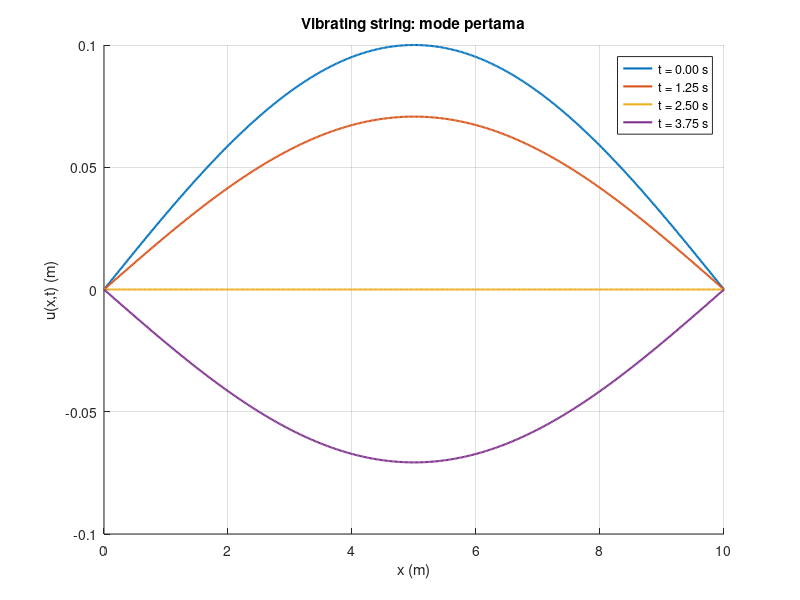
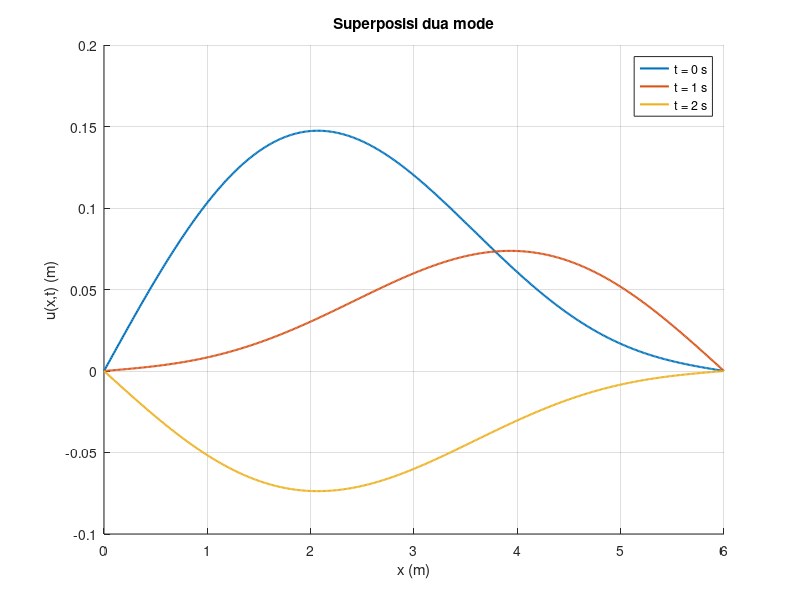
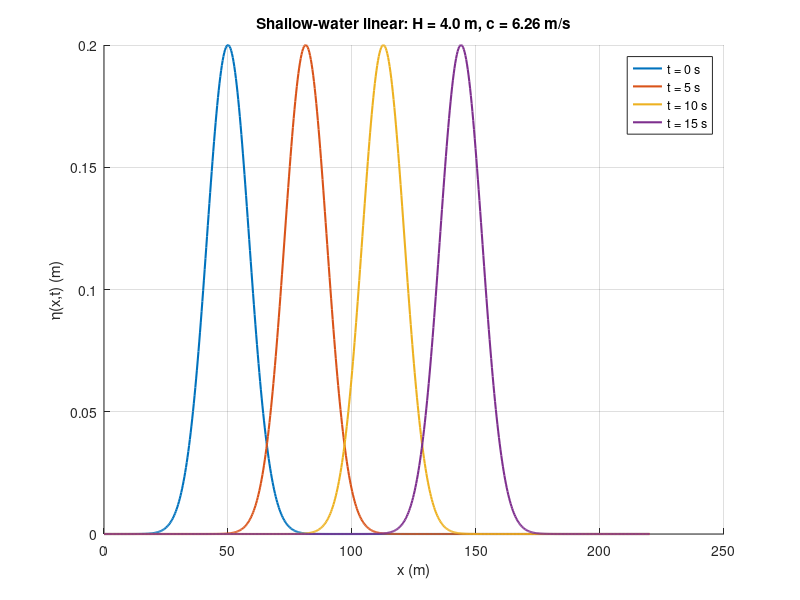

Reproduce these figures in MATLAB, in order.
%% MA25-31018 - Pertemuan 9
% Visualisasi solusi analitik persamaan gelombang
clear; close all; clc;

%% 1) Vibrating string: satu mode
L = 10;      % m
c = 2;       % m/s
A = 0.1;     % m
x = linspace(0,L,500);
times = [0 1.25 2.5 3.75];

figure;
hold on;
for t = times
    u = A*sin(pi*x/L).*cos(pi*c*t/L);
    plot(x,u,'LineWidth',1.5,'DisplayName',sprintf('t = %.2f s',t));
end
xlabel('x (m)'); ylabel('u(x,t) (m)');
title('Vibrating string: mode pertama');
grid on; legend('Location','best');

%% 2) Latihan: superposisi dua mode
L = 6; c = 2;
x = linspace(0,L,500);
times = [0 1 2];

figure;
hold on;
for t = times
    u = 0.12*sin(pi*x/L).*cos(pi*t/3) ...
      + 0.05*sin(2*pi*x/L).*cos(2*pi*t/3);
    plot(x,u,'LineWidth',1.5,'DisplayName',sprintf('t = %.0f s',t));
end
xlabel('x (m)'); ylabel('u(x,t) (m)');
title('Superposisi dua mode');
grid on; legend('Location','best');

%% 3) Gelombang air dangkal linear - pulsa ke kanan
H = 4;       % m
g = 9.81;    % m/s^2
c = sqrt(g*H);
x = linspace(0,220,700);
times = [0 5 10 15];

figure;
hold on;
for t = times
    eta = 0.2*exp(-((x - 50 - c*t)/12).^2);
    plot(x,eta,'LineWidth',1.5,'DisplayName',sprintf('t = %.0f s',t));
end
xlabel('x (m)'); ylabel('\eta(x,t) (m)');
title(sprintf('Shallow-water linear: H = %.1f m, c = %.2f m/s',H,c));
grid on; legend('Location','best');
